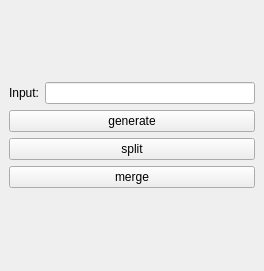
<?xml version="1.0" encoding="UTF-8"?>
<ui version="4.0">
 <class>MainWindow</class>
 <widget class="QMainWindow" name="MainWindow">
  <property name="geometry">
   <rect>
    <x>0</x>
    <y>0</y>
    <width>264</width>
    <height>271</height>
   </rect>
  </property>
  <property name="windowTitle">
   <string>MainWindow</string>
  </property>
  <widget class="QWidget" name="centralwidget">
   <layout class="QGridLayout" name="gridLayout">
    <item row="0" column="0">
     <layout class="QVBoxLayout" name="verticalLayout">
      <item>
       <layout class="QHBoxLayout" name="horizontalLayout">
        <item>
         <widget class="QLabel" name="label">
          <property name="text">
           <string>Input:</string>
          </property>
         </widget>
        </item>
        <item>
         <widget class="QLineEdit" name="input"/>
        </item>
       </layout>
      </item>
      <item>
       <widget class="QPushButton" name="pushButton">
        <property name="text">
         <string>generate</string>
        </property>
       </widget>
      </item>
      <item>
       <widget class="QPushButton" name="split">
        <property name="text">
         <string>split</string>
        </property>
       </widget>
      </item>
      <item>
       <widget class="QPushButton" name="merge">
        <property name="text">
         <string>merge</string>
        </property>
       </widget>
      </item>
     </layout>
    </item>
   </layout>
  </widget>
 </widget>
 <resources/>
 <connections/>
</ui>
